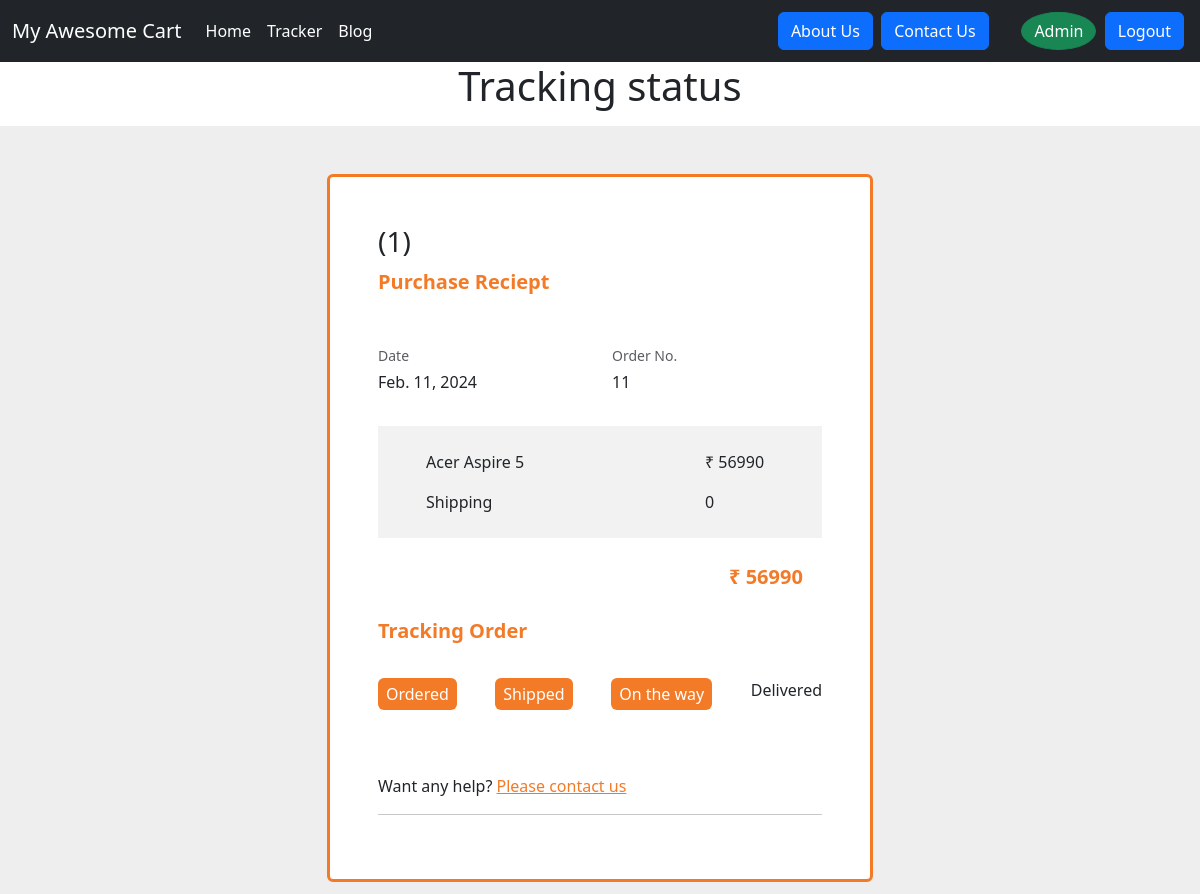
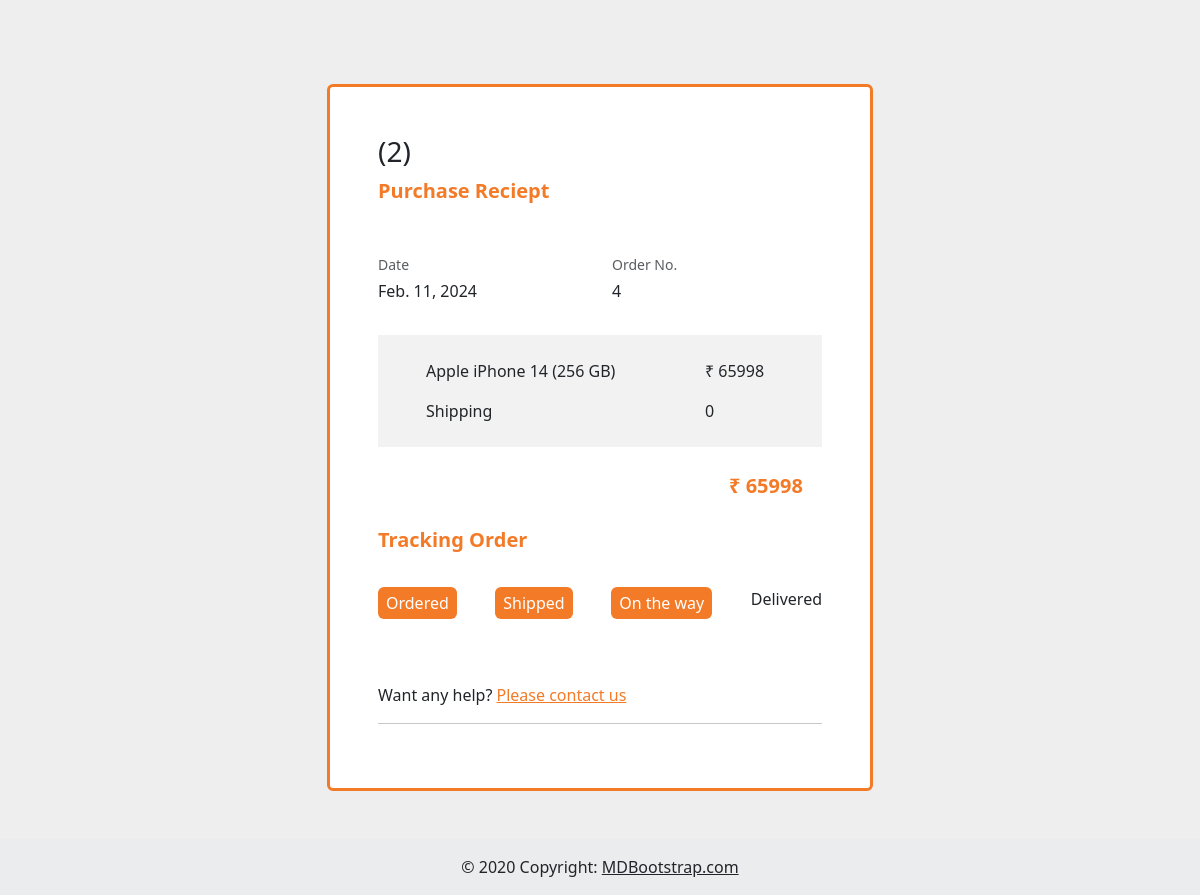
/shop/tracker (signed in), run on the app's committed database (2 pictures, top to bottom).
### shop/models.py (models this page shows, shortened)
class Order(models.Model):
    product = models.ForeignKey(Product,on_delete=models.CASCADE)
    user = models.ForeignKey(User, on_delete=models.CASCADE,default = 'root')
    order_date = models.DateField(auto_now_add=True)
    first_name = models.CharField(max_length=30)
    last_name = models.CharField(max_length=30)
    number = models.CharField(max_length=30)
    email = models.EmailField()
    address1= models.CharField(max_length=500)
    address2= models.CharField(max_length=500,default ='')
    country = models.CharField(max_length=60)
    city = models.CharField(max_length=60)
    zip = models.IntegerField()
    payment = models.CharField(max_length=30)

class Product(models.Model):
    product_id = models.AutoField
    product_name = models.CharField(max_length=50)
    category = models.CharField(max_length= 50,default="")
    subcategory = models.CharField(max_length= 50,default="")
    price = models.IntegerField(default = 0)
    desc = models.CharField(max_length=300)
    pub_date = models.DateField()
    image = models.ImageField(upload_to='shop/images',default="")

### shop/views.py (the view)
# urls.py: path('tracker', tracker,name='TrackingStatus'),
@login_required
def tracker(request):
    a = Order.objects.filter(user = request.user)
    return render(request,'shop/tracker.html',{'a':a})

### shop/templates/shop/tracker.html (shortened to what this page needs)
<!doctype html>
{% extends 'shop/base.html' %}
{% block head %}
{% load static %}
<link rel="stylesheet" href="{% static 'shop/tracker.css' %}">
{%endblock%}
{%block body%}
{% if a %}
<h1 class="mb-3" style="text-align: center; ">Tracking status</h1>
{% for ab in a %}
<section class="h-100 h-custom" style="background-color: #eee;">
    <div class="container py-5 h-100">
        <div class="row d-flex justify-content-center align-items-center h-100">
            <div class="col-lg-8 col-xl-6">
                <div class="card border-top border-bottom border-3" style="border-color: #f37a27 !important;">
                    <div class="card-body p-5">
                        <h3>({{forloop.counter}})</h3>
                        <p class="lead fw-bold mb-5" style="color: #f37a27;">Purchase Reciept</p>
                        <div class="row">
                            <div class="col mb-3">
                                <p class="small text-muted mb-1">Date</p>
                                <p>{{ab.order_date}}</p>
                            </div>
                            <div class="col mb-3">
                                <p class="small text-muted mb-1">Order No.</p>
                                <p>{{ab.product.id}}</p>
                            </div>
                        </div>
                        <div class="mx-n5 px-5 py-4" style="background-color: #f2f2f2;">
                            <div class="row">
                                <div class="col-md-8 col-lg-9">
                                    <p> {{ab.product.product_name}}</p>
                                </div>
                                <div class="col-md-4 col-lg-3">
                                    <p>₹ {{ab.product.price}}</p>
                                </div>
                            </div>
                            <div class="row">
                                <div class="col-md-8 col-lg-9">
                                    <p class="mb-0">Shipping</p>
                                </div>
                                <div class="col-md-4 col-lg-3">
                                    <p class="mb-0">{{0}}</p>
                                </div>
                            </div>
                        </div>
                        <div class="row my-4">
                            <div class="col-md-4 offset-md-8 col-lg-3 offset-lg-9">
                                <p class="lead fw-bold mb-0" style="color: #f37a27;">₹ {{ab.product.price}}</p>
                            </div>
                        </div>
                        <p class="lead fw-bold mb-4 pb-2" style="color: #f37a27;">Tracking Order</p>
                        <div class="row">
                            <div class="col-lg-12">
                                <div class="horizontal-timeline">
                                    <ul class="list-inline items d-flex justify-content-between">
                                        <li class="list-inline-item items-list">
                                            <p class="py-1 px-2 rounded text-white" style="background-color: #f37a27;">
                                                Ordered</p class="py-1 px-2 rounded text-white"
                                                style="background-color: #f37a27;">
                                        </li>
                                        <li class="list-inline-item items-list">
                                            <p class="py-1 px-2 rounded text-white" style="background-color: #f37a27;">
                                                Shipped</p class="py-1 px-2 rounded text-white"
                                                style="background-color: #f37a27;">
                                        </li>
                                        <li class="list-inline-item items-list">
                                            <p class="py-1 px-2 rounded text-white" style="background-color: #f37a27;">
                                                On the way
                                            </p>
                                        </li>
                                        <li class="list-inline-item items-list text-end" style="margin-right: 8px;">
                                            <p style="margin-right: -8px;">Delivered</p>
                                        </li>
                                    </ul>
                                </div>
                            </div>
                        </div>
                        <p class="mt-4 pt-2 mb-0">Want any help? <a href="{% url 'ContactUs' %}" style="color: #f37a27;">Please contact
                                us</a></p><hr>
                    </div>
                </div>
            </div>
        </div>
    </div>
</section>
{%endfor%}
{%else%}
<h1 class="text-center color blue ">No Orders</h1>
{% endif %}
{%endblock%}

### shop/templates/shop/header.html (shortened to what this page needs)
<nav class="navbar navbar-expand-lg navbar-dark bg-dark">
  <div class="container-fluid">
    <a class="navbar-brand" href="{% url 'Shophome' %}">My Awesome Cart</a>
    <div class="collapse navbar-collapse" id="navbarSupportedContent">
      <ul class="navbar-nav me-auto mb-2 mb-lg-0">
        <li class="nav-item">
          <a class="nav-link active" aria-current="page" href="{% url 'Shophome' %}">Home</a>
        </li>
        <li class="nav-item">
          <a class="nav-link active" href="{% url 'TrackingStatus' %}">Tracker</a>
        </li>
        <li class="nav-item">
          <a class="nav-link active" aria-current="page" href="{% url 'bloghome' %}">Blog</a>
        </li>
      </ul>
      <div class="d-flex m-1" role="search">
        <a class=" btn btn-primary" href="{% url 'AboutUs' %}">About Us</a>&nbsp;&nbsp;
        <a class="btn btn-primary" href="{% url 'ContactUs' %}">Contact Us</a>&nbsp;&nbsp;&nbsp;&nbsp;&nbsp;
        </div>
        <div class="d-flex m-1" role="search">
        {% if not request.user.is_authenticated %}
          <a class="btn btn-outline-success" href="{% url 'login' %}">Log in/Register</a>
          {%else%}
          <button class="btn btn-success rounded-circle ms-1" href="">{{request.user.username}}</button>&nbsp;&nbsp;
          <a class="btn btn-primary" href="{% url 'logoutapp' %}">Logout</a>
          {%endif%}
        </div>
      </div>
    </div>
</nav>

### data on the page
Order: order_date "Feb. 11, 2024", product.id "11", product.product_name "Acer Aspire 5", product.price "56990", value "0"
Order: order_date "Feb. 11, 2024", product.id "4", product.product_name "Apple iPhone 14 (256 GB)", product.price "65998", value "0"

### other printed values
{{ request.user.username }} "Admin"
